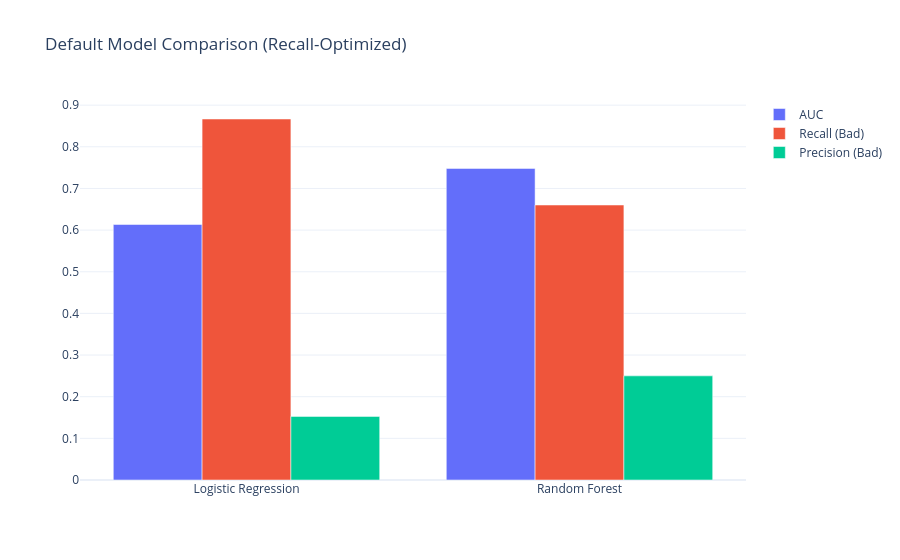

Source (notebook cell):
### Code cell
models = ['Logistic Regression', 'Random Forest']
auc = [lr['auc'], rf['auc']]
recall = [lr['recall_bad'], rf['recall_bad']]
precision = [lr['precision_bad'], rf['precision_bad']]

fig = go.Figure()
fig.add_trace(go.Bar(name='AUC', x=models, y=auc))
fig.add_trace(go.Bar(name='Recall (Bad)', x=models, y=recall))
fig.add_trace(go.Bar(name='Precision (Bad)', x=models, y=precision))
fig.update_layout(barmode='group', template='plotly_white', title='Default Model Comparison (Recall-Optimized)')
fig.show()

### Figure 1 — Plotly figure (JSON) as saved in the notebook; plotly's stock layout.template omitted (floating-point values rounded to 4 significant figures)
{"data": [{"name": "AUC", "type": "bar", "x": ["Logistic Regression", "Random Forest"], "y": [0.6135, 0.7481]}, {"name": "Recall (Bad)", "type": "bar", "x": ["Logistic Regression", "Random Forest"], "y": [0.8667, 0.6602]}, {"name": "Precision (Bad)", "type": "bar", "x": ["Logistic Regression", "Random Forest"], "y": [0.1526, 0.25]}], "layout": {"barmode": "group", "title": {"text": "Default Model Comparison (Recall-Optimized)"}}}
